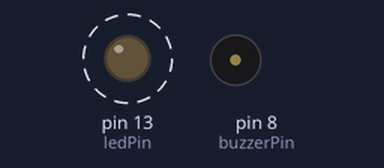
This sketch was run on a simulated Arduino Uno, built with avr-gcc and run on an emulated ATmega328P. Shown: output pins drawn as LEDs (lit = HIGH), buzzer (waves = sounding, pin HIGH). Dashed ring = blinking.

Above: at 0.8 s.
Timing chart, 0 to 2.3 s (numbered marks = the images above):
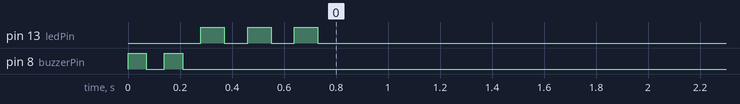

Measured:
- by itself, pin 13 (ledPin): alternates HIGH for 0.09 s and LOW for 0.09 s, 6 changes in all, then stays LOW
- by itself, pin 8 (buzzerPin): alternates HIGH for 0.07 s and LOW for 0.07 s, 4 changes in all, then stays LOW

The sketch:

battimer.ino
```cpp
/* -*- c-mode -*- */

/*
 * BatTimer
 * A Timer for model airplane batteries: sound an alarm after a fixed time.
 * by Akkana <http://shallowsky.com>
 * This is Free Software: share and enjoy under the terms of the
 * GNU Public License.
 */

/* Times in milliseconds */
#define SHORTBLINK   90
#define ALARMBLINK  300
#define AFTERBLINK 1000

#define DELAYTIME  1500

#define SHORTBEEP    70
#define ALARMBEEP   400

int ledPin = 13;          // select the pin for the LED
int buzzerPin = 8;

unsigned long startTime = 0;        // # milliseconds when the start button was released
unsigned int curMins = 0;

void setup()
{
    pinMode(ledPin, OUTPUT);  // declare the ledPin as an OUTPUT
    pinMode(buzzerPin, OUTPUT);
#ifdef DEBUG
    Serial.begin(9600);
#endif
}

/* beep or flash the LED several times for duration milliseconds */
void beepOrFlashN(int num, int duration, int pin)
{
    while (num-- > 0) {
        digitalWrite(pin, HIGH);
        delay(duration);
        digitalWrite(pin, LOW);
        delay(duration);
    }
}

void loop()
{
    if (startTime == 0) {
        digitalWrite(ledPin, LOW);
        beepOrFlashN(2, SHORTBEEP, buzzerPin);
        beepOrFlashN(3, SHORTBLINK, ledPin);
        startTime = millis();
#ifdef DEBUG
        Serial.println((int)startTime);
#endif
    }

    /* Running ... the normal case */
    else {
        unsigned long mils = millis() - startTime;
        unsigned long mins = mils / 1000 / 60;
 #ifdef DEBUG
        Serial.println(mils);
 #endif
        if (mins > curMins) {
            if (mins == 9)
                beepOrFlashN(2, SHORTBEEP, buzzerPin);
            else if (mins == 10)
                beepOrFlashN(1, ALARMBEEP, buzzerPin);
            else if (mins > 10)
                beepOrFlashN(mins%10, SHORTBEEP, buzzerPin);
            //else
            //    beepN(1, SHORTBEEP);
        }
        if (mins > 0)
            beepOrFlashN(mins%5, SHORTBLINK, ledPin);

        curMins = mins;
        delay(DELAYTIME);        // sleep
    }
}
```
